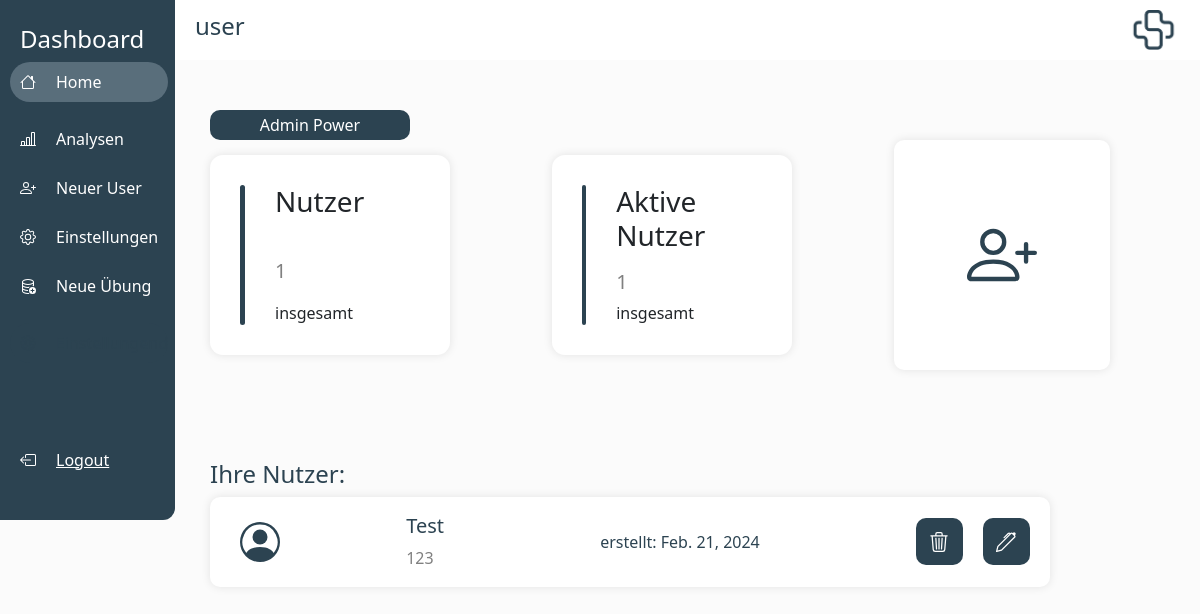
The app's page / (signed in), older data.
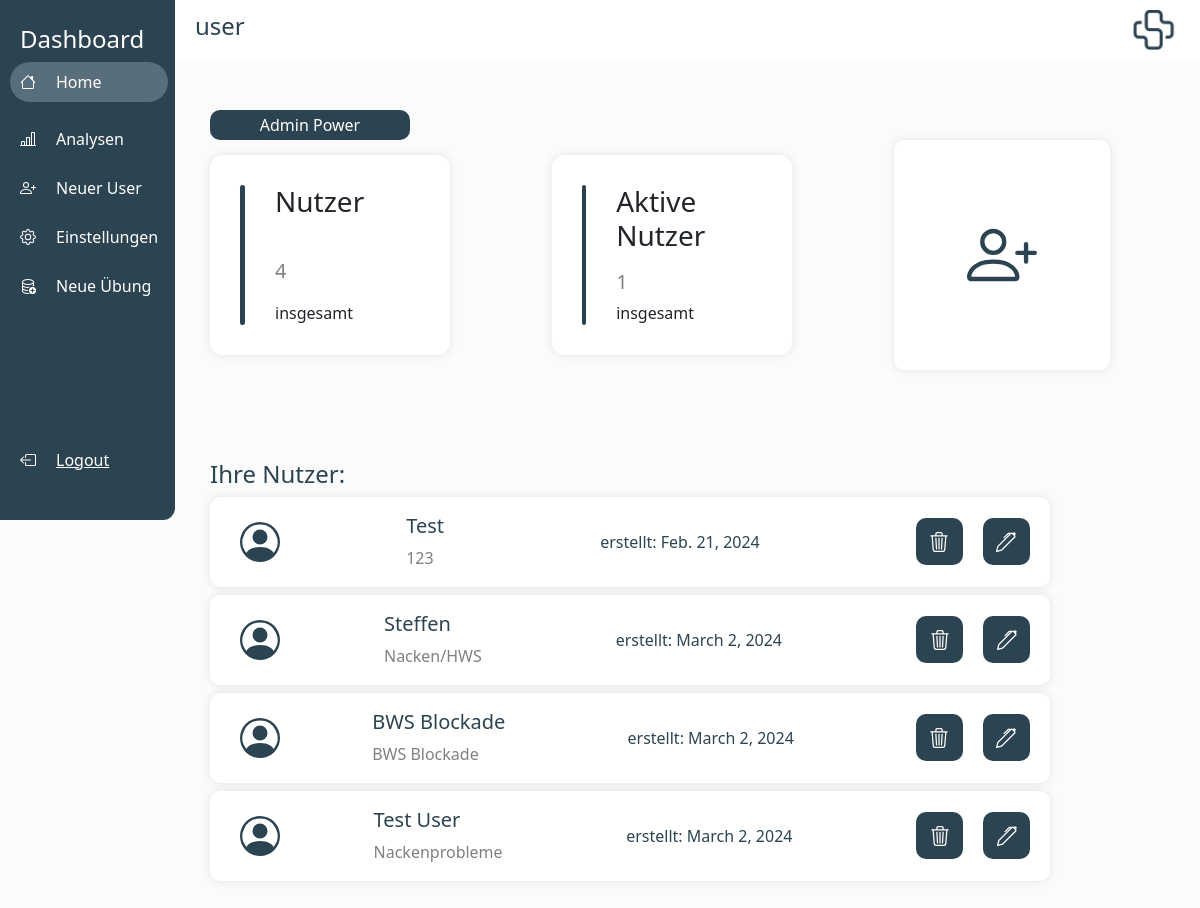
The same page, newer data.
### laxout_app/models.py (models this page shows)
class LaxoutUser(models.Model):
    user_uid = models.CharField(max_length=420, default="")
    laxout_user_name = models.CharField(max_length=200, default="")
    laxout_credits = models.IntegerField(default=0)
    note = models.CharField(max_length=200, default="")
    creation_date = models.DateField(default= timezone.now())
    exercises = models.ManyToManyField(Laxout_Exercise)
    created_by = models.ForeignKey(User, on_delete=models.CASCADE)
    indexes = models.ManyToManyField(IndexesLaxoutUser)
    last_login = models.DateTimeField(default=timezone.datetime(2023, 11, 14))
    last_login_2 = models.DateTimeField(default = timezone.datetime(2023, 11, 14))
    coupons = models.ManyToManyField(Coupon)
    last_meet = models.DateField(default = timezone.datetime.today())
    instruction = models.CharField(default = "", max_length = 200)
    lax_tree_id = models.IntegerField(default = 0)
    water_drops_count = models.IntegerField(default = 0)
    instruction_in_int = models.IntegerField(default = 0)
    email_adress = models.CharField(default = "", max_length =40)

### laxout_app/views.py (the view)
# urls.py: 2. Add a URL to urlpatterns:  path('', views.home, name='home')
@login_required(login_url="login")
def home(request):
    active_admin = models.UserProfile.objects.get(user=request.user)
    active_admin_user = active_admin.user
    print("Active Admin id{}".format(active_admin_user.is_superuser))
    users_filtert = LaxoutUser.objects.filter(created_by=request.user)
    user_amount = users_filtert.count()
    active_user_amount = 0
    for user in users_filtert:
        print(str(user.last_login_2.date) + "Last Login date")
        if days_between_today_and_date(user.last_login_2) < 14:
            active_user_amount += 1
    users = LaxoutUser.objects.all()
    user_list = []
    for user in users:
        if user.created_by == request.user:
            user_list.append(user)
    context = {
        "users": user_list,
        "user_amount": user_amount,
        "active_user_amount": active_user_amount,
        "is_superuser": active_admin_user.is_superuser,
    }
    return render(request, "laxout_app/home.html", context)

### laxout_app/views.py (called while the page is built)
def days_between_today_and_date(input_datetime):
    input_datetime = input_datetime.replace(tzinfo=None)  # Make it naive
    current_datetime = datetime.now()
    time_difference = current_datetime - input_datetime
    days_difference = time_difference.days
    return days_difference

### laxout_app/templates/laxout_app/home.html (shortened to what this page needs)
{%extends 'laxout_app/main.html'%}
{%load crispy_forms_tags%}
{%block praxisname%}
{{user.username}}
{%endblock praxisname%}
{%block additionalNavItem%}
{% if is_superuser %}
<div class="row-basti-addexercise" style="padding-left: 10px; margin-bottom: 25px;">
    <a href="/new-exercise/" style="padding-left: 20px; color: white; text-decoration: none;">Neue Übung </a>
</div>
{%endif%}
{%endblock additionalNavItem%}
{%block content%}
{% if is_superuser %}
<button class="special-button" style="background-color: rgb(44, 67, 81); margin-left: 30px; width: 200px;" onclick="fetchAdminPower()">
    Admin Power
</button>
{%endif%}
<body>
    <div class="row-basti" style="justify-content: space-between; padding-left: 30px; padding-right: 90px;">
        <div class="analyse-container">
            <div style="height: 140px; width: 5px; background-color: rgb(44, 67, 81); border-radius: 10px;">
            </div>
            <div class="analyse-column">
                <h3>Nutzer</h3>
                <div style="font-size: 20px; color: grey;"> {{user_amount}} </div>
                <div style="flex-direction: row; display: flex; justify-content: space-around; align-items: center;">
                    insgesamt
                </div>
            </div>
        </div>
        <div class="analyse-container">
            <div style="height: 140px; width: 5px; background-color: rgb(44, 67, 81); border-radius: 10px;"></div>
            <div class="analyse-column">
                <h3>Aktive Nutzer</h3>
                <div style="font-size: 20px; color: grey;"> {{active_user_amount}} </div>
                <div style="flex-direction: row; display: flex; justify-content: space-around; align-items: center;">
                    insgesamt
                </div>
            </div>
        </div>
        <div class="home-item" style="align-items: center; display: flex; justify-content: center;">
            <button style="background: none; border: none;" onclick="create_user()">
                <div>
                </div>
            </button>
        </div>
    </div>
    <div style=" padding-left: 30px; padding-right: 30px; padding-top: 60px; background:none; height: 600px;">
        <h4 style="color: rgb(44, 67, 81);">
            Ihre Nutzer:
        </h4>
        {% for user in users%}
        <div class="user-item" style="justify-items: center; justify-content: space-between;">
            <div style="padding-left: 30px; ">
            </div>
            <div style="padding-right: 30px;">
                <h5 style="color: rgb(44, 67, 81);">
                    {{user.laxout_user_name}}
                </h5>
                <div style="color: grey;">{{user.note}}</div>
            </div>
            <div style="padding-right: 30px;color: rgb(44, 67, 81);">
                erstellt: {{user.creation_date}}
            </div>
            <div style="flex-direction: row; display: flex;">
                <button class="delete-button"
                    style="display: flex; justify-items: center; justify-content: center; align-items: center; width: 70; font-size: 16px;"
                    onclick="delete_user('{{user.id}}')">
                </button>
                <button class="delete-button"
                    style="display: flex; justify-items: center; justify-content: center; align-items: center; width: 70; font-size: 16px;"
                    onclick="edit_user('{{user.id}}')">
                </button>
            </div>
        </div>
        {%endfor%}
    </div>
</body>
{%endblock content%}

### laxout_app/templates/laxout_app/main.html (shortened to what this page needs)
{% load static %}
<!DOCTYPE html>
<html lang="en">
<head>
    <link href="https://cdn.jsdelivr.net/npm/bootstrap@5.3.2/dist/css/bootstrap.min.css" rel="stylesheet"
>
    <link href="https://cdn.jsdelivr.net/npm/bootstrap-icons@1.19.0/font/bootstrap-icons.css" rel="stylesheet">
    <link href="https://cdnjs.cloudflare.com/ajax/libs/font-awesome/5.15.3/css/all.min.css" rel="stylesheet">
</head>
<body>
    <div class="container-left">
        <h4 style="color: white; margin-bottom: 10; margin-top: 0; margin-left: 10px;">
            Dashboard
        </h4>
        <div style="margin-right: 0px;">
            <div class="row-basti-home" style="padding-left: 10px; margin-bottom: 25px;">
                <a href="/" style="padding-left: 20px; color: white; text-decoration: none;">Home</a>
            </div>
            <div class="row-basti-analyse" style="padding-left: 10px; margin-bottom: 25px;">
                <a href="/analyses" style="padding-left: 20px; color: white; text-decoration: none;">Analysen</a>
            </div>
            <div class="row-basti-adduser" style="padding-left: 10px; margin-bottom: 25px;">
                <a href="/create-user/" style="padding-left: 20px; color: white; text-decoration: none;">Neuer User</a>
            </div>
            <div class="row-basti-settings" style="padding-left: 10px; margin-bottom: 25px;">
                <div style="padding-left: 20px;">Einstellungen</div>
            </div>
            {%block additionalNavItem%}
            {%endblock additionalNavItem%}
            <div class="row-basti"
                style="padding-left: 10px; margin-bottom: 25px; background-color: rgb(44, 67, 81); height: 40px; border-radius: 30px;">
                <div style="padding-left: 20px; color: rgb(44, 67, 81);">Einstellungend</div>
            </div>
        </div>
        <div class="row-basti" style="padding-left: 10px; padding-bottom: 25px;">
            <a href="/logout" style="color: white; margin-bottom: 20; margin-top: auto;padding-left: 20px;">
                Logout
            </a>
        </div>
    </div>
    <div class="container-top">
        <div class="padding-item">
            <h4 style="color: rgb(44, 67, 81);">
                {%block praxisname%}
                {%endblock praxisname%}
            </h4>
        </div>
        <div class="padding-item">
            <img src="{%static 'images/logo3.png'%}" alt="" style="height: 40px; width: 55px;">
        </div>
    </div>
    <div style="margin-top: 110px; margin-left: 180px;">
        {%block content%}
        {%endblock content%}
    </div>
</body>
</html>

### laxout_app/templates/laxout_app/main.html (style rules this page uses)
body { background-color: rgb(251, 251, 251) !important; margin: 0px; }
.row-basti { justify-content: start; flex-direction: row; align-items: center; display: flex; }
.row-basti-home { justify-content: start; flex-direction: row; align-items: center; display: flex; }
.row-basti-home.active { justify-content: start; flex-direction: row; align-items: center; display: flex; background-color: rgba(230, 242, 255, 0.245); height: 40px; border-radius: 30px; }
.row-basti-analyse { justify-content: start; flex-direction: row; align-items: center; display: flex; }
.row-basti-adduser { justify-content: start; flex-direction: row; align-items: center; display: flex; }
.row-basti-addexercise { justify-content: start; flex-direction: row; align-items: center; display: flex; }
.row-basti-settings { justify-content: start; flex-direction: row; align-items: center; display: flex; }
.special-button { border-radius: 10px; border: none; background-color: rgb(167, 228, 233); height: 30px; width: 90px; color: white; cursor: pointer; }
.container-left { position: fixed; top: 0; left: 0; height: 65vh; border-bottom-right-radius: 12px; width: 175px; background-color: rgb(44, 67, 81); flex-direction: column; align-items: flex-start; padding-bottom: 25px; padding-left: 10px; justify-content: space-around; padding-top: 25px; color: white; display: flex; }
.padding-item { margin-top: 30px; margin-bottom: 30px; margin-left: 20px; margin-right: 20px; }
.home-item { height: 230px; background-color: white; border-radius: 10px; width: 18vw; color: black; box-shadow: 0 0 10px rgba(0, 0, 0, 0.1); }
.user-item { height: 90px; background-color: white; margin-top: 8px; margin-bottom: 8px; border-radius: 10px; width: 70vw; color: black; box-shadow: 0 0 10px rgba(0, 0, 0, 0.1); flex-direction: row; display: flex; justify-content: center; align-items: center; }
.container-top { position: fixed; top: 0; left: 175px; display: flex; right: 0; height: 60px; background-color: rgb(255, 255, 255) !important; flex-direction: row; align-items: center; justify-content: space-between; }
.delete-button { height: 47px; width: 47px; background-color: rgb(44, 67, 81); color: white; font-size: 30px; border-radius: 10px; cursor: pointer; border: none; margin-right: 20px; transition: transform 0.3s ease-in-out; }

### laxout_app/templates/laxout_app/home.html (style rules this page uses)
.analyse-container { border-radius: 13px; background-color: white; width: 20vw; height: 200px; padding: 30px; justify-content: start; flex-direction: row; display: flex; box-shadow: 0 0 10px rgba(0, 0, 0, 0.1); }
.analyse-column { justify-content: space-between; align-items: start; justify-items: start; flex-direction: column; padding-left: 30px; display: flex; }

Row changes from the older to the newer data that the page shows:
added LaxoutUser: laxout_user_name "Steffen", note "Nacken/HWS", creation_date "March 2, 2024"
added LaxoutUser: laxout_user_name "BWS Blockade", note "BWS Blockade", creation_date "March 2, 2024"
added LaxoutUser: laxout_user_name "Test User", note "Nackenprobleme", creation_date "March 2, 2024"
Text that changed along with them:
{{ user_amount }}: "1" → "4"
